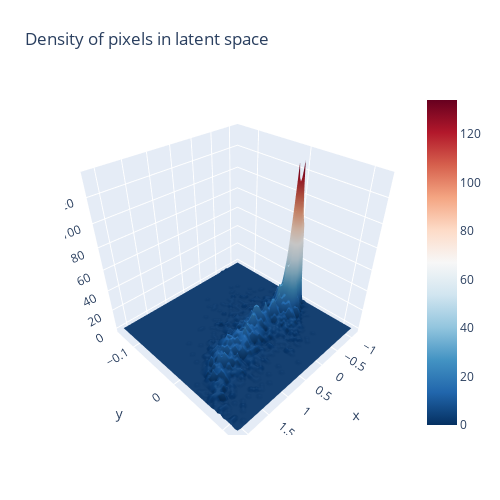

The notebook cell this image was saved under:
### Markdown cell above
**Parameters for `gui.check_latent_space`**<br>
> `ps`: *PixelSegmenter*. The object of PixelSegmetor which is just created.<br>

> `bins`: *int*. Number of bins for the given interval of the latent space.<br>

### Code cell
# check the density of latent space
gui.plot_latent_density(ps=ps, bins=50)

### Figure 1 — Plotly figure (JSON) as saved in the notebook; plotly's stock layout.template omitted (floating-point values rounded to 4 significant figures; data arrays with more than 128 entries replaced by an {"elided": "..."} marker saying what was removed)
{"data": [{"colorscale": [[0, "rgb(5,48,97)"], [0.1, "rgb(33,102,172)"], [0.2, "rgb(67,147,195)"], [0.3, "rgb(146,197,222)"], [0.4, "rgb(209,229,240)"], [0.5, "rgb(247,247,247)"], [0.6, "rgb(253,219,199)"], [0.7, "rgb(244,165,130)"], [0.8, "rgb(214,96,77)"], [0.9, "rgb(178,24,43)"], [1, "rgb(103,0,31)"]], "type": "surface", "x": [-1.128, -1.062, -0.995, -0.9285, -0.862, -0.7955, -0.729, -0.6625, -0.596, -0.5295, -0.463, -0.3965, -0.33, -0.2635, -0.197, -0.1305, -0.06405, 0.002449, 0.06895, 0.1354, 0.2019, 0.2684, 0.3349, 0.4014, 0.4679, 0.5344, 0.6009, 0.6674, 0.7339, 0.8004, 0.8669, 0.9334, 0.9999, 1.066, 1.133, 1.199, 1.266, 1.332, 1.399, 1.465, 1.532, 1.598, 1.665, 1.731, 1.798, 1.864, 1.931, 1.997, 2.064, 2.13], "y": [-0.138, -0.1328, -0.1276, -0.1224, -0.1171, -0.1119, -0.1067, -0.1015, -0.09623, -0.091, -0.08578, -0.08055, -0.07533, -0.0701, -0.06488, -0.05965, -0.05443, -0.0492, -0.04398, -0.03875, -0.03353, -0.02831, -0.02308, -0.01786, -0.01263, -0.007406, -0.002181, 0.003044, 0.008269, 0.01349, 0.01872, 0.02394, 0.02917, 0.03439, 0.03962, 0.04484, 0.05007, 0.05529, 0.06052, 0.06574, 0.07097, 0.07619, 0.08142, 0.08664, 0.09187, 0.09709, 0.1023, 0.1075, 0.1128, 0.118], "z": {"elided": "50x50 int values"}}], "layout": {"autosize": true, "height": 500, "margin": {"b": 65, "l": 65, "r": 50, "t": 90}, "title": {"text": "Density of pixels in latent space"}, "width": 500}}
